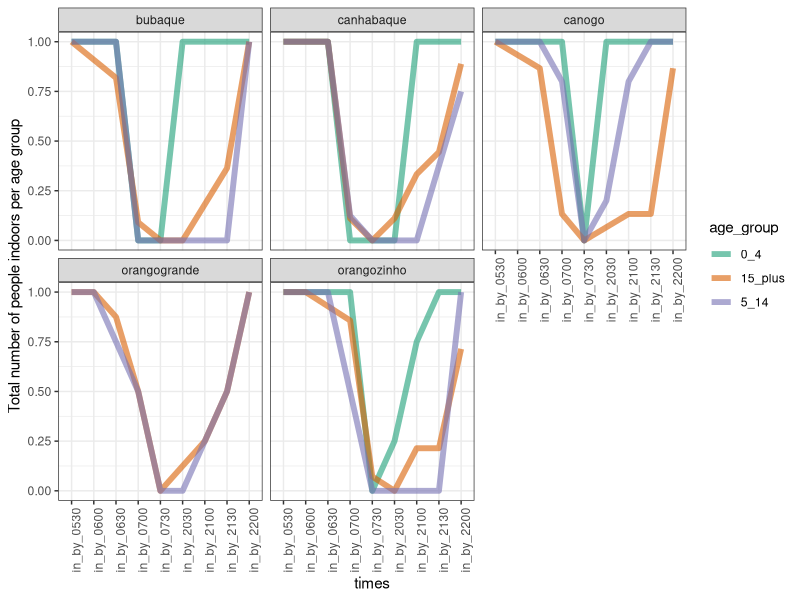

Here is the R script that generated this plot: (Note: this script raises an error after producing the figure.)
#cleaning the sleeping pattern data collected in surveys

require(tidyverse)
require(hms)

#read in the anonymised sleeping pattern data
sleeping_dat <- read.csv("2-field-data/data_in/MATAMAL_Ento_obs_anonymised.csv")

#data cleaning
sleeping_dat2 <- sleeping_dat %>%
  mutate(time_in = as_hms(sub("Z", "", time_in)), 
         time_out = as_hms(sub("Z", "", time_out))) %>%
  select(cluster, age, time_in, time_out, notes)

#assign age groups 
sleeping_dat3 <- sleeping_dat2 %>%
  mutate(age_group = case_when(age >= 0 & age <= 4 ~ "0_4", 
                               age >= 5 & age <= 14 ~ "5_14", 
                               age >= 15 ~ "15_plus"))

# proportion of people in bed in each of these times
as_hms(range(sleeping_dat3$time_in)) #can see ranges from 07:51:00 to 23:00:00
as_hms(range(sleeping_dat3$time_out)) #can see ranges from 05:59:00 to 22:00:00

bubaque <- sleeping_dat %>%
  filter(cluster == "bubaque")

range(bubaque$age) #0to60

canhabaque <- sleeping_dat %>%
  filter(cluster == "canhabaque")
range(canhabaque$age) #1to84
 
canogo <- sleeping_dat %>%
  filter(cluster == "canogo")
range(canogo$age) #2to75

orangogrande <- sleeping_dat %>%
  filter(cluster == "orangogrande")
range(orangogrande$age) #6to75

orangozinho <- sleeping_dat %>%
  filter(cluster == "orangozinho")
range(orangozinho$age) #0to79

#there is a person in bubaque who enters house at 08:20 and leaves at 10:30. Unclear if this is a data entry error (wrong time in and time out) or issue with 24h clock
#going to remove row 88 and 89 from dataset as times don't make sense and likely data entry errors which cannot be resolved

sleeping_dat4 <-sleeping_dat3[-c(88,89), ]

#then, add on 12 hour for the time ins that are less than 20:00. This corrects some data entry errors were times were entered as AM instead of PM

sleeping_dat5 <- sleeping_dat4 %>%
  mutate(time_in_clean = case_when(
    time_in < as_hms("20:00:00") ~ as_hms(as.numeric(time_in) + 12 * 3600),
    TRUE ~ time_in),  # Keep original if the condition isn't met
    time_out_clean = time_out)

#remove row 8 and 61 - same entry/exit time in both time_in and time_out columns 
sleeping_dat6 <- sleeping_dat5[-c(8, 61),]
#and remove row 55, got time in and time out as 22h
sleeping_dat6 <- sleeping_dat6[-55,] #this is the final, cleaned sleeping dataset
#write.csv(sleeping_dat6, file = "2-field-data/sleeping_data.csv")

#number of people in each age group in the final dataset
sleeping_dat6 %>%
  group_by(age_group) %>%
  summarise( 
            num_peple = n())

                                                  
#assumptions: some people entered house before 8pm or leave after 7am and are not recorded by observer

#if leave after 7am, can make assumption that left SOON after 7am. daytime biting risk is small so hardly matters

#if enter house before 8:30pm, can assume that they entered within the evening segment (say entered at 8pm)

#if entered after 10pm, matters more for biting risk. Going to assume they entered the house by midnight. 
notes_times <- unique(sleeping_dat6$notes)
after_22h <- c(notes_times[6], notes_times[11], notes_times[12], notes_times[19])

after_07h <- c(notes_times[2], notes_times[7], notes_times[8], notes_times[9], notes_times[10], 
               notes_times[13], notes_times[14])

sleeping_dat7 <- sleeping_dat6 %>%
  mutate(time_in_clean2 = case_when(notes %in% after_22h ~ as_hms("23:59:59"), #not midnight as this breaks code
                                     TRUE ~ time_in_clean), 
         time_out_clean2 = case_when(notes %in% after_07h ~ as_hms("07:01:00"), 
                                     TRUE ~ time_out_clean))

#create a vector of times in 30 minute increments from 20:30 to 07:00
times <- seq(from = as.POSIXct("20:30", format = "%H:%M"),
             to = as.POSIXct("07:30", format = "%H:%M") + 86400,  # Add 1 day to handle overnight
             by = "30 min")

# Format as "HHMM_HHMM"
time_ID <- paste0("in_",format(head(times, -1), "%H%M"))
time_ID2 <- paste0(format(head(times, -1), "%H:%M:%S"))


sleeping_dat8 <- sleeping_dat7 %>%
  mutate(in_2030 = case_when(time_in_clean2 >= as_hms("19:00:00") & time_in_clean2 <= as_hms(time_ID2[1]) ~ 1, #in between 19h and 2030
                                TRUE ~ 0), 
         in_2100 = case_when(time_in_clean2  >= as_hms("19:00:00") & time_in_clean2 <= as_hms(time_ID2[2]) ~ 1, #in between 19h and 2100
                                TRUE ~ 0), 
         in_2130 = case_when(time_in_clean2 >= as_hms("19:00:00") & time_in_clean2 <= as_hms(time_ID2[3]) ~ 1, #in between 1900 and 2130
                                TRUE ~ 0), 
         in_2200 = case_when(time_in_clean2 >= as_hms("19:00:00") & time_in_clean2 <= as_hms(time_ID2[4]) ~  1, #in between 1900 and 2200
                             TRUE ~ 0), 
         in_0530 = case_when(time_in_clean2 >= as_hms("19:00:00") & time_in_clean2 <= as_hms("23:59:59") ~ 1, #if they entered house at all
                             TRUE ~ 0),
         in_0600 = case_when(time_out_clean2 >= as_hms(time_ID2[19]) & time_out_clean2 <= as_hms(time_ID2[20]) ~ 0, #in between 0530 and 0600
                                TRUE ~ 1), 
         in_0630 = case_when(time_out_clean2 >= as_hms(time_ID2[19]) & time_out_clean2 <= as_hms(time_ID2[21]) ~ 0, #in between 0530 and 0630
                                 TRUE ~ 1), 
         in_0700 = case_when(time_out_clean2 >= as_hms(time_ID2[19]) & time_out_clean2 <= as_hms(time_ID2[22]) ~ 0, #in between 0530 and 0700
                                 TRUE ~ 1), 
         in_0730 = case_when(time_out_clean2 >= as_hms(time_ID2[19])  & time_out_clean2 <= as_hms("07:30:00") ~ 0, #in between 0530 and 0730 (left after 0700)
                             TRUE ~ 1))
head(sleeping_dat8)

sleeping_dat8 %>%
  sample_n(10)

sleeping_dat9 <- sleeping_dat8 %>%
  group_by(age_group, cluster) %>%
  summarise(in_by_2030 = sum(in_2030), #these are the number of people per age group and cluster in by this time
            in_by_2100 = sum(in_2100), 
            in_by_2130 = sum(in_2130), 
            in_by_2200 = sum(in_2200), 
            in_by_0530 = sum(in_0530),
            in_by_0600 = sum(in_0600), 
            in_by_0630 = sum(in_0630), 
            in_by_0700 = sum(in_0700), 
            in_by_0730 = sum(in_0730)) %>%
  rowwise() %>%
  mutate(num_age_group_cluster = max(c_across(in_by_2030:in_by_0730)))

sleeping_dat10 <- sleeping_dat9 %>%
  pivot_longer(!c(age_group, cluster, num_age_group_cluster), names_to = "times", values_to = "num_in")

age_cols <-  c('#1b9e77','#d95f02','#7570b3')

#quick inspection of sleeping pattern data
ggplot(sleeping_dat10, aes(x = times, y = num_in/num_age_group_cluster, col = age_group, group = age_group))+
  geom_line(size = 2, alpha = 0.6)+
  facet_wrap(vars(cluster))+
  scale_color_manual(values = age_cols)+
  theme_bw()+
  theme(axis.text.x = element_text(angle = 90))+
  ylab("Total number of people indoors per age group")


#then need to put this into the time segments: 7- 10pm, 10pm to 7am, 7am to 7pm to prepare for the glmm in script 2.sleep_glmm.R

df11 <- sleeping_dat10 %>%
  group_by(age_group, cluster) %>%
  filter(times %in% c("in_by_2200", "in_by_0530", "in_by_0730")) %>% #retain evening, night and day data
  mutate(times = case_when(times == "in_by_2200" ~ "evening", 
                           times == "in_by_0530" ~ "night", 
                           times == "in_by_0730" ~ "day")) %>%
  rename(nIn = num_in, 
         nTot = num_age_group_cluster, 
         segment = times)

write_rds(df11, file = "2-field-data/output/sleeping_data_for_glmm.rds")
